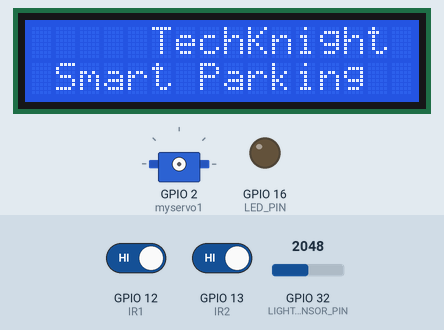
A sketch run on a simulated ESP32. On the bench: 16×2 character LCD, servo, output pins drawn as LEDs (lit = HIGH). The inputs (shaded band) are chosen by the test bench; at power-on: GPIO 12 (IR1) HIGH, GPIO 32 (LIGHT_SENSOR_PIN) = 2048, GPIO 13 (IR2) HIGH. What the sketch prints to the serial monitor is not drawn.

Above: at 0.1 s.
3.3 s: GPIO 12 (IR1) driven LOW
At 7.8 s:
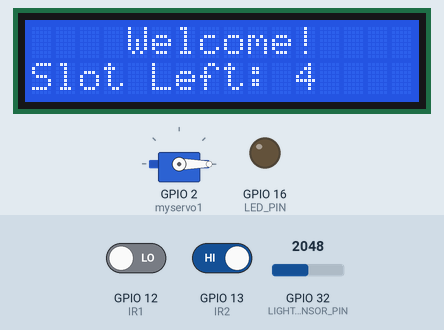
8.9 s: GPIO 32 (LIGHT_SENSOR_PIN) set to 542
18.3 s: GPIO 32 (LIGHT_SENSOR_PIN) set to 450
At 27.8 s:
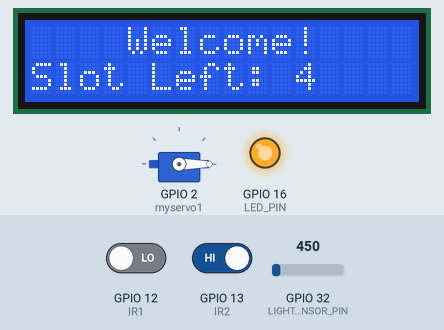
28.6 s: GPIO 32 (LIGHT_SENSOR_PIN) set to 540
At 37.8 s:
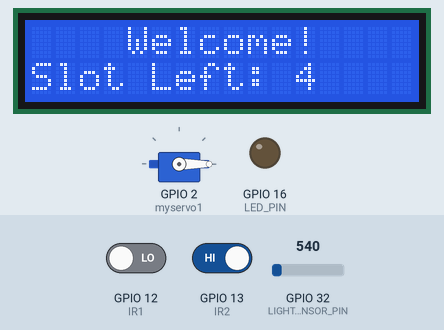
38.6 s: GPIO 32 (LIGHT_SENSOR_PIN) set to 491
At 47.8 s:
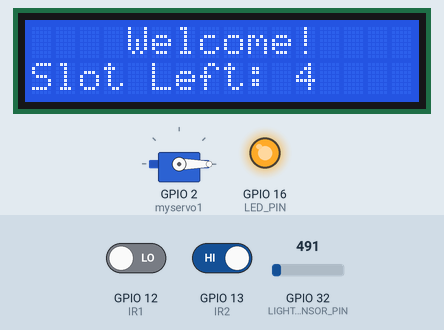
Timing chart, 0 to 49.3 s (numbered marks = the images above; inputs shaded):
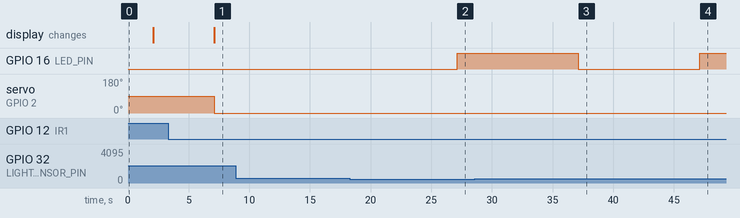

The sketch:

main_3.ino
```cpp
#include <LiquidCrystal_I2C.h>
#include <Wire.h>;
#include <ESP32Servo.h>

// set the LCD number of columns and rows and define the point
int lcdColumns = 16;
int lcdRows = 2;
#define I2C_SDA 15
#define I2C_SCL 14

// int ServoPin = 2;
LiquidCrystal_I2C lcd(0x27, lcdColumns, lcdRows);

Servo myservo1;

int IR1 = 12;
int IR2 = 13;
int Slot = 5;  // total number of parking slots
int flag1 = 0;
int flag2 = 0;

// int ldr = 32;
// int led = 16;

#define LIGHT_SENSOR_PIN 32  // ESP32 pin GIOP4 connected to light sensor
#define LED_PIN 16           // ESP32 pin GIOP2 connected to LED
#define ANALOG_THRESHOLD 500


void setup() {
  // initialize LCD
  Wire.begin(15, 14);
  lcd.init();
  // turn on LCD backlight
  lcd.backlight();

  lcd.setCursor(0, 0);
  lcd.print("     TechKnight     ");
  lcd.setCursor(0, 1);
  lcd.print(" Smart Parking");
  delay(2000);
  lcd.clear();
  Serial.begin(9600);


  pinMode(IR1, INPUT);
  pinMode(IR2, INPUT);
  myservo1.attach(2);  // Servo moter


  pinMode(LED_PIN, OUTPUT);  // set ESP32 pin to output mode

  pinMode(LIGHT_SENSOR_PIN, INPUT);
  // pinMode(led, OUTPUT);
}

void loop() {

  int analogValue = analogRead(LIGHT_SENSOR_PIN);  // read the value on analog pin
  Serial.println(analogValue);
  delay(5000);

  if (analogValue < ANALOG_THRESHOLD) {
    digitalWrite(LED_PIN, HIGH);  // turn on LED
  } else {
    digitalWrite(LED_PIN, LOW);  // turn off LED
  }


  if (digitalRead(IR1) == LOW && flag1 == 0) {
    if (Slot > 0) {
      flag1 = 1;
      if (flag2 == 0) {
        myservo1.write(0);
        Slot = Slot - 1;
      } else {
        lcd.setCursor(0, 0);
        lcd.print("   Sorry :(  ");
        lcd.setCursor(0, 1);
        lcd.print(" Parking Full  ");
        delay(3000);
        lcd.clear();
      }
    }

    if (digitalRead(IR2) == LOW && flag2 == 0) {
      flag2 = 1;
      if (flag1 == 0) {
        myservo1.write(0);
        Slot = Slot + 1;
      }
    }

    if (flag1 == 1 && flag2 == 1) {
      delay(1000);
      myservo1.write(100);
      flag1 = 0, flag2 = 0;
    }
    lcd.setCursor(0, 0);
    lcd.print("    Welcome!    ");
    lcd.setCursor(0, 1);
    lcd.print("Slot Left: ");
    lcd.print(Slot);
  }
}
```

Measured:
- the behaviour switches between 500 and 499 on GPIO 32 (LIGHT_SENSOR_PIN) (found by bisection; images 1 and 2)
- after the input at 3.3 s, servo on GPIO 2 (myservo1): 90° → 0° after 3.8 s; the display: changes after 3.8 s (image 1)
- after the input at 8.9 s, every drawn part: stays the same
- after the input at 18.3 s, GPIO 16 (LED_PIN): LOW → HIGH after 8.8 s
- after the input at 28.6 s, GPIO 16 (LED_PIN): HIGH → LOW after 8.5 s
- after the input at 38.6 s, GPIO 16 (LED_PIN): LOW → HIGH after 8.5 s
